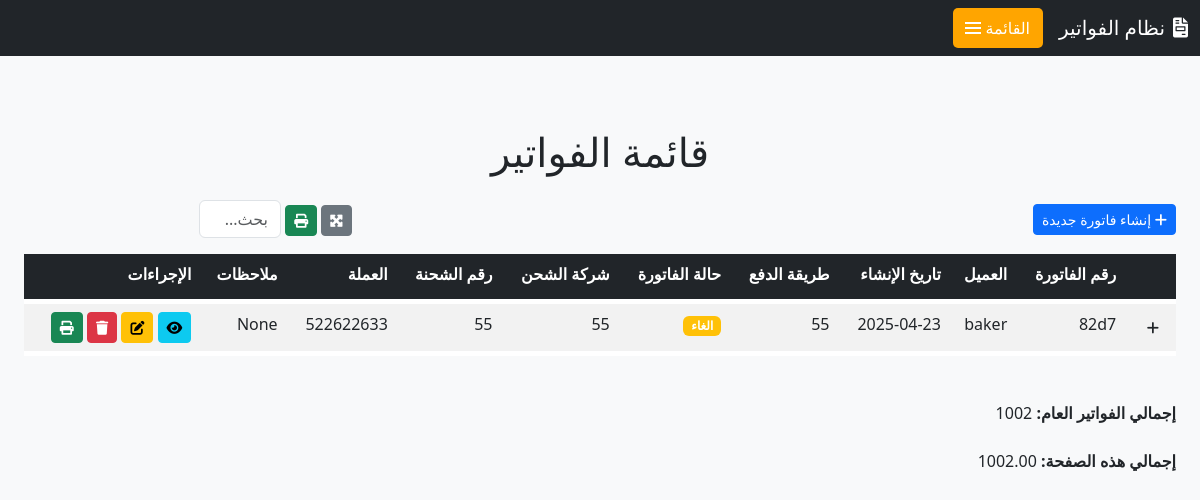
Before: /invoice/invoices/ with the older database file.
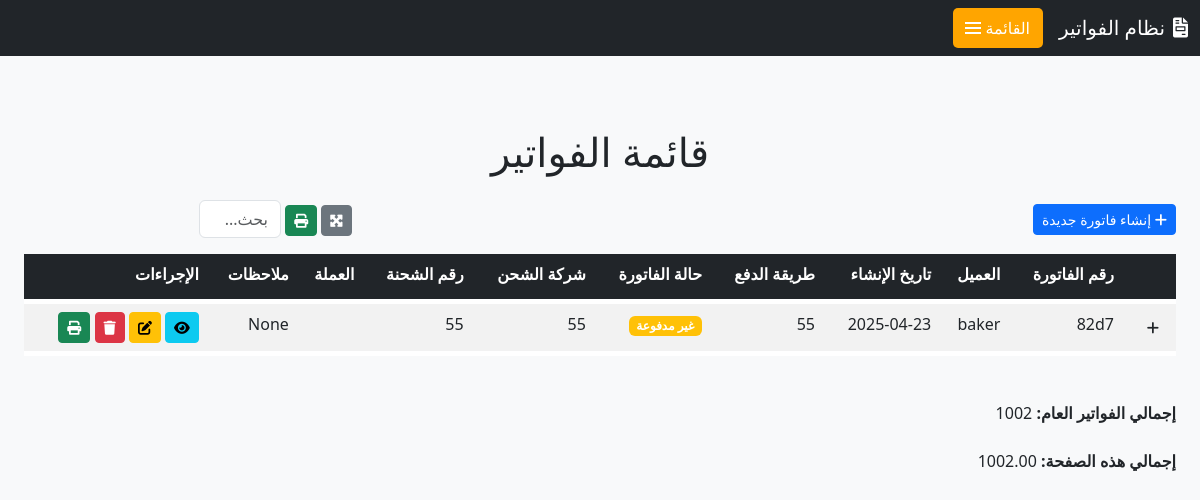
After: the same page with the newer database file.
### invoice/models.py (models this page shows, shortened)
class Invoice(models.Model):
    date = models.DateField(auto_now_add=True, verbose_name=_("تاريخ الإنشاء"))
    customer = models.ForeignKey(User, on_delete=models.SET_NULL, null=True, blank=True, verbose_name=_("العميل"))
    phone_number = models.CharField(max_length=20, blank=True, null=True, verbose_name=_("رقم الهاتف"))
    address = models.TextField(blank=True, null=True, verbose_name=_("العنوان"))
    shipping_company = models.CharField(max_length=255, blank=True, null=True, verbose_name=_("شركة الشحن"))
    shipping_num = models.CharField(max_length=255, blank=True, null=True, verbose_name=_("رقم الشحنة"))
    payment_method = models.CharField(max_length=100, blank=True, null=True, verbose_name=_("طريقة الدفع"))
    notes = models.TextField(blank=True, null=True, verbose_name=_("ملاحظات"))
    currency = models.ForeignKey('Currency', on_delete=models.SET_NULL, null=True, blank=True, verbose_name=_("العملة"))
    invoice_date = models.DateField(blank=True, null=True, verbose_name=_("تاريخ الفاتورة"))
    invoice_type = models.CharField(max_length=100, blank=True, null=True, verbose_name=_("نوع الفاتورة"))
    status = models.ForeignKey('Status', on_delete=models.SET_NULL, null=True, blank=True, verbose_name=_("حالة الفاتورة"))
    due_date = models.DateField(blank=True, null=True, verbose_name=_("تاريخ الاستحقاق"))
    total_amount = models.DecimalField(max_digits=12, decimal_places=2, default=0.0, verbose_name=_("المجموع الكلي"))
    uniqueId = models.CharField(null=True, blank=True, max_length=100, verbose_name=_("الرقم المسلسل"))
    slug = models.SlugField(max_length=225, unique=True, blank=True, null=True)
    date_created = models.DateTimeField(blank=True, null=True)
    last_updated = models.DateTimeField(blank=True, null=True)
    class Meta:
        verbose_name = _('فاتورة')
        verbose_name_plural = _('الفواتير')

class Status(models.Model):
    status_types = models.CharField(max_length=255, verbose_name=_("حالة الفاتورة"))
    status_description = models.TextField(blank=True, null=True, verbose_name=_("الوصف"))
    uniqueId = models.UUIDField(default=uuid4, editable=False, unique=True, verbose_name=_("الرقم المسلسل"))
    slug = models.SlugField(max_length=225, unique=True, blank=True, null=True)
    date_created = models.DateTimeField(auto_now_add=True)
    last_updated = models.DateTimeField(auto_now=True)
    class Meta:
        verbose_name = _('حالة الفاتورة')
        verbose_name_plural = _('حالات الفواتير')
    def __str__(self):
        return self.status_types

class Currency(models.Model):
    currency_name = models.CharField(max_length=100, verbose_name=_("العملة"))
    description = models.TextField(blank=True, null=True, verbose_name=_("البيان"))
    class Meta:
        verbose_name = _('العملة')
        verbose_name_plural = _('العملات')

### invoice/views.py (the view)
# urls.py: path('invoices/', InvoiceListView.as_view(), name='invoice_list'),
class InvoiceListView(ListView):
    model = Invoice
    template_name = 'invoice/invoice_list.html'
    context_object_name = 'invoices'
    paginate_by = 4  # عرض 4 فواتير في كل صفحة
    def get_context_data(self, **kwargs):
        context = super().get_context_data(**kwargs)
        context['total_amount'] = Invoice.objects.aggregate(Sum('total_amount'))['total_amount__sum']
        current_page_invoices = context['invoices']
        page_total = sum(invoice.total_amount for invoice in current_page_invoices)
        context['page_total'] = page_total
        return context

### templates/invoice/invoice_list.html (shortened to what the changed rows need)
{% extends 'base.html' %}
{% block content %}
<div class="container-fluid mt-5">
    <h1 class="mb-4 text-center">قائمة الفواتير</h1>
    <div class="table-responsive">
        <table class="table table-striped table-hover">
            <thead class="table-dark">
                <tr>
                    <th></th>
                    <th>رقم الفاتورة</th>
                    <th>العميل</th>
                    <th>تاريخ الإنشاء</th>
                    <th>طريقة الدفع</th>
                    <th>حالة الفاتورة</th>
                    <th>شركة الشحن</th>
                    <th>رقم الشحنة</th>
                    <th>العملة</th>
                    <th>ملاحظات</th>
                    <th>الإجراءات</th>
                </tr>
            </thead>
            <tbody>
                {% for invoice in invoices %}
                    <tr data-invoice-id="{{ invoice.id }}" class="invoice-row">
                        <td>
                            <button class="btn btn-sm btn-toggle" data-toggle="collapse" data-target="#items-{{ invoice.id }}">
                                <i class="fas fa-plus"></i>
                            </button>
                        </td>
                        <td>{{ invoice.uniqueId }}</td>
                        <td>{{ invoice.customer.username }}</td>
                        <td>{{ invoice.date_created|date:"Y-m-d" }}</td>
                        <td>{{ invoice.payment_method }}</td>
                        <td>
                            <span class="badge {% if invoice.status == 'مدفوعة' %}bg-success{% else %}bg-warning{% endif %}">
                                {{ invoice.status|default:"غير مدفوعة" }}
                            </span>
                        </td>
                        <td>{{ invoice.shipping_company }}</td>
                        <td>{{ invoice.shipping_num }}</td>
                        <td>{{ invoice.currency.currency_name }}</td>
                        <td>{{ invoice.notes|truncatechars:20 }}</td>
                        <td>
                            <a href="{% url 'invoice_detail' invoice.pk %}" class="btn btn-info btn-sm" title="عرض">
                                <i class="fas fa-eye"></i>
                            </a>
                            <a href="{% url 'invoice_update' invoice.pk %}" class="btn btn-warning btn-sm" title="تعديل">
                                <i class="fas fa-edit"></i>
                            </a>
                            <a href="{% url 'invoice_delete' invoice.pk %}" class="btn btn-danger btn-sm" title="حذف">
                                <i class="fas fa-trash"></i>
                            </a>
                            <button class="btn btn-success btn-sm print-invoice" title="طباعة" data-invoice-id="{{ invoice.id }}">
                                <i class="fas fa-print"></i>
                            </button>
                        </td>
                    </tr>
                {% empty %}
                    <tr>
                        <td colspan="11" class="text-center">لا توجد فواتير لعرضها.</td>
                    </tr>
                {% endfor %}
            </tbody>
        </table>
    </div>
</div>
<link rel="stylesheet" href="https://cdnjs.cloudflare.com/ajax/libs/font-awesome/6.0.0/css/all.min.css">
{% endblock %}

Changed rows visible on the page:
changed Invoice "None": status "الغاء" → "غير مدفوعة"; currency.currency_name "522622633" → (not shown)
